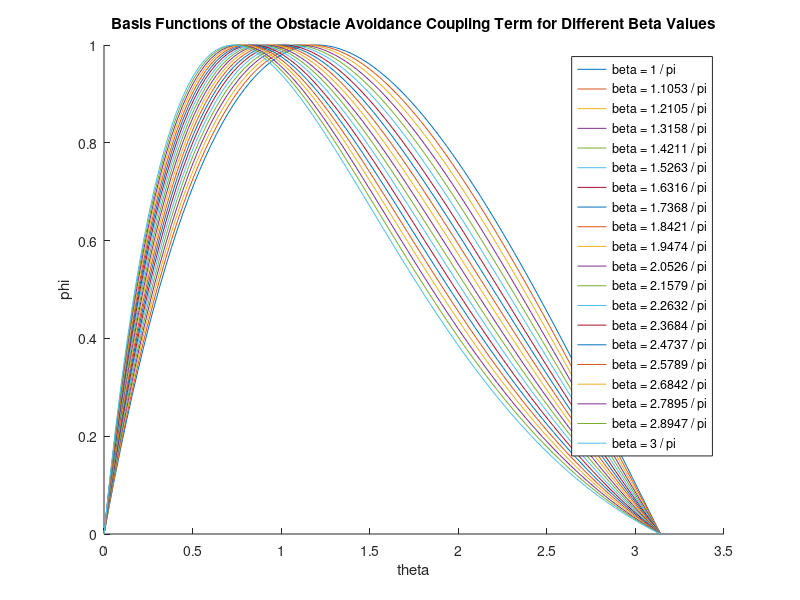
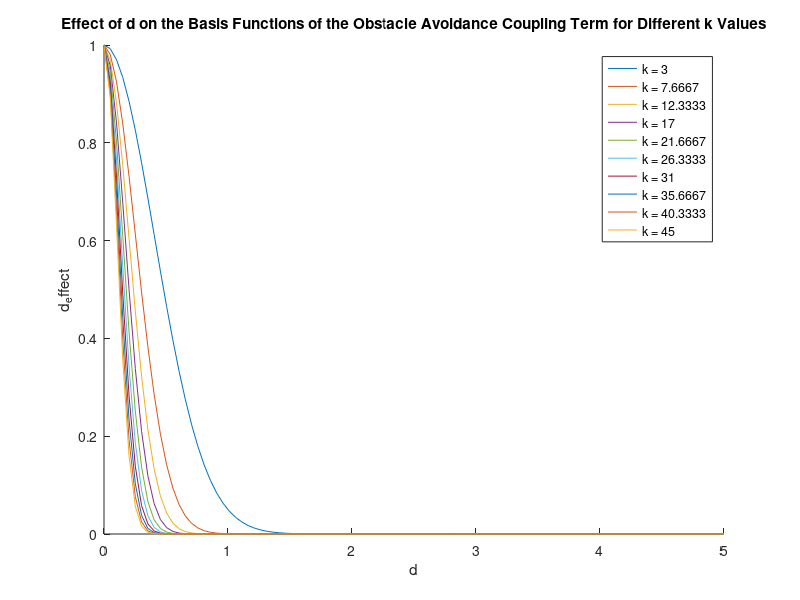
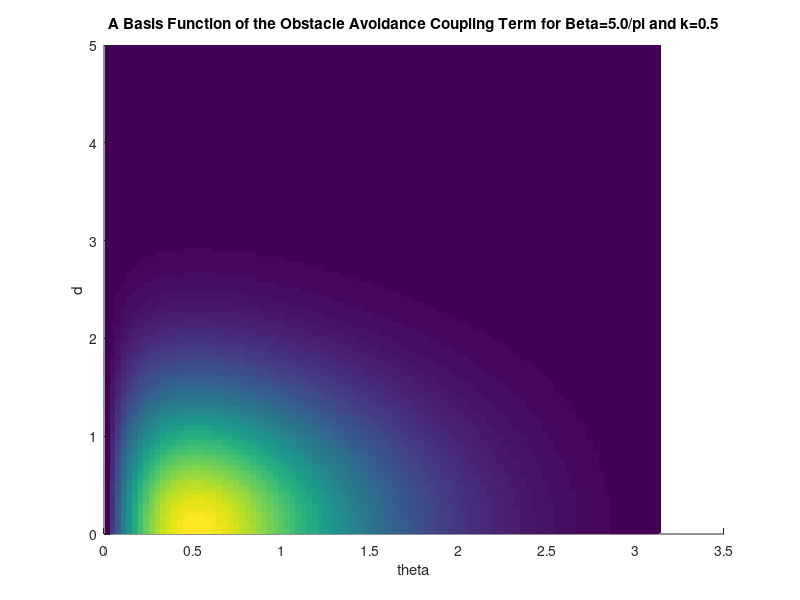

These figures' MATLAB source, in order:
% Author: Giovanni Sutanto
% Date  : January 08, 2016
close all;
clc;

theta_lo            = 0;
theta_hi            = pi;
theta_N_grid        = 100;

d_lo                = 0;
d_hi                = 5.0;
d_N_grid            = 100;

% beta_lo             = 3.0/pi;
% beta_hi             = 45.0/pi;
% beta_N_grid         = 20;

beta_lo             = (1.0/pi);
beta_hi             = (3.0/pi);
beta_N_grid         = 20;

k_lo                = 3.0;
k_hi                = 45.0;
k_N_grid            = 10;

theta               = linspace(theta_lo, theta_hi, theta_N_grid);
beta                = linspace(beta_lo, beta_hi, beta_N_grid);

phi                 = cell(0,0);
figure;
hold        on;
for i = 1:size(beta,2)
    phi{i}          = zeros(size(theta));
    for j = 1:size(theta,2)
        %phi{i}(1,j) = theta(1,j) * exp(-beta(1,i)*theta(1,j));
        phi{i}(1,j) = (pi - theta(1,j)) * theta(1,j) * exp(-beta(1,i)*theta(1,j));
    end
    phi{i}          = phi{i}/max(phi{i});
    p_phi{i}        = plot(theta, phi{i});
    p_phi_legend{i} = strcat(['beta = ', num2str(beta(1,i)*pi), ' / pi']);
end
title('Basis Functions of the Obstacle Avoidance Coupling Term for Different Beta Values');
xlabel('theta');
ylabel('phi');
legend([p_phi{:}], p_phi_legend{:});
hold        off;



d                           = linspace(d_lo, d_hi, d_N_grid);
k                           = linspace(k_lo, k_hi, k_N_grid);

d_effect                    = cell(0,0);
figure;
hold        on;
for i = 1:size(k,2)
    d_effect{i}             = zeros(size(d));
    for j = 1:size(d,2)
        d_effect{i}(1,j)    = exp(-k(1,i)*d(1,j)*d(1,j));
    end
    p_d_effect{i}           = plot(d, d_effect{i});
    p_d_effect_legend{i}    = strcat(['k = ', num2str(k(1,i))]);
end
title('Effect of d on the Basis Functions of the Obstacle Avoidance Coupling Term for Different k Values');
xlabel('d');
ylabel('d_effect');
legend([p_d_effect{:}], p_d_effect_legend{:});
hold        off;


theta_grid  = theta_lo:((theta_hi-theta_lo)/(theta_N_grid-1)):theta_hi;
d_grid      = d_lo:((d_hi-d_lo)/(d_N_grid-1)):d_hi;
[theta, d]  = meshgrid(theta_grid, d_grid);
beta        = 5.0/pi;
k           = 0.5;
%phi         = theta .* exp(-beta * theta) .* exp(-k * (d .^ 2));
phi         = (pi - theta) .* theta .* exp(-beta * theta) .* exp(-k * (d .^ 2));
figure;
hold        on;
p_phi_surf  = surf(theta_grid, d_grid, phi);
set(p_phi_surf,'LineStyle','none');
title('A Basis Function of the Obstacle Avoidance Coupling Term for Beta=5.0/pi and k=0.5');
xlabel('theta');
ylabel('d');
zlabel('phi');
hold        off;